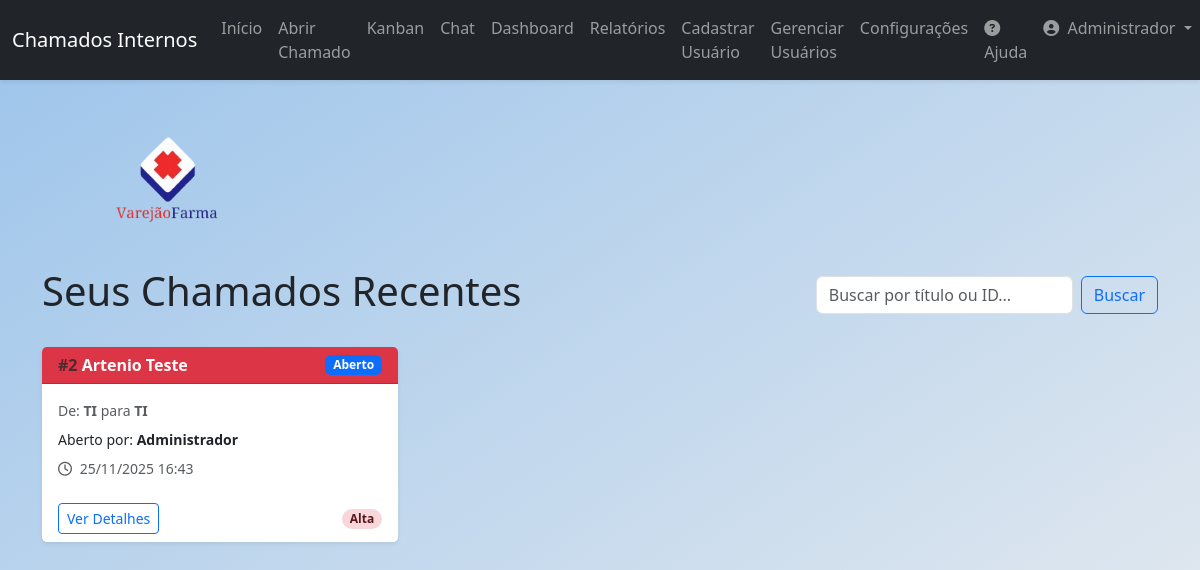
Screenshot of /home (signed in) with the database file from the repository.
### app/models.py (models this page shows, shortened)
class User(db.Model, UserMixin):
    id = db.Column(db.Integer, primary_key=True)
    name = db.Column(db.String(100), nullable=False)
    email = db.Column(db.String(120), unique=True, nullable=False)
    sector = db.Column(db.String(50), nullable=False)
    password = db.Column(db.String(128), nullable=False)
    access_level = db.Column(db.String(20), nullable=False, default='colaborador')
    is_active = db.Column(db.Boolean, nullable=False, default=True)
    created_at = db.Column(db.DateTime, default=datetime.utcnow)
    tickets_created = db.relationship('Ticket', backref='author', lazy=True, foreign_keys='Ticket.user_id')
    tickets_assigned = db.relationship('Ticket', backref='assignee_user', lazy=True, foreign_keys='Ticket.assigned_to')
    comments = db.relationship('Comment', backref='comment_author', lazy=True)

class SystemSettings(db.Model):
    id = db.Column(db.Integer, primary_key=True)
    auto_close_days = db.Column(db.Integer, default=7)
    logo_filename = db.Column(db.String(100), nullable=True)

class Ticket(db.Model):
    id = db.Column(db.Integer, primary_key=True)
    title = db.Column(db.String(150), nullable=False)
    description = db.Column(db.Text, nullable=False)
    user_id = db.Column(db.Integer, db.ForeignKey('user.id'), nullable=False)
    origin_sector = db.Column(db.String(50), nullable=False)
    target_sector = db.Column(db.String(50), nullable=False)
    priority = db.Column(db.String(20), nullable=False, default='baixa')
    status = db.Column(db.String(20), nullable=False, default='Aberto')
    created_at = db.Column(db.DateTime, default=datetime.utcnow)
    updated_at = db.Column(db.DateTime, default=datetime.utcnow, onupdate=datetime.utcnow)
    closed_at = db.Column(db.DateTime, nullable=True, default=None)
    attachment_filename = db.Column(db.String(100), nullable=True)
    assigned_to = db.Column(db.Integer, db.ForeignKey('user.id'), nullable=True)
    comments = db.relationship('Comment', backref='ticket', lazy=True, cascade="all, delete-orphan")
    history = db.relationship('TicketHistory', backref='ticket', lazy=True, cascade="all, delete-orphan")

### app/routes.py (the view)
@main.route('/')
@main.route('/home')
@login_required
def home():
    session.pop('last_check_time', None)
    query_param = request.args.get('q', '', type=str)
    if current_user.access_level == 'administrador':
        base_query = Ticket.query
    elif current_user.access_level == 'tecnico':
        base_query = Ticket.query.filter(or_(Ticket.target_sector == current_user.sector, Ticket.origin_sector == current_user.sector, Ticket.assigned_to == current_user.id))
    else:
        base_query = Ticket.query.filter_by(user_id=current_user.id)
    if query_param:
        search_term = f"%{query_param}%"
        base_query = base_query.filter(or_(Ticket.title.ilike(search_term), cast(Ticket.id, String).ilike(search_term)))
    else:
        base_query = base_query.filter(not_(Ticket.status.in_(['Resolvido', 'Fechado'])))
    tickets = base_query.order_by(Ticket.created_at.desc()).all()
    return render_template('index.html', title='Início', tickets=tickets)

### app/__init__.py (called while the page is built)
def format_datetime_local(value, format='%d/%m/%Y %H:%M'):
    if value is None:
        return ""
    utc_tz = pytz.utc
    local_tz = pytz.timezone('America/Sao_Paulo') # Você pode mudar para seu fuso horário
    utc_dt = utc_tz.localize(value)
    local_dt = utc_dt.astimezone(local_tz)
    return local_dt.strftime(format)

@login_manager.user_loader
def load_user(user_id):
    from app.models import User
    return User.query.get(int(user_id))

### app/routes.py (called while the page is built)
@main.context_processor
def inject_system_settings():
    settings = SystemSettings.query.first()
    return dict(system_settings=settings)

### app/templates/index.html (shortened to what this page needs)
{% extends "base.html" %}
{% block content %}
<div class="row mt-4">
    <div class="col-12 mb-3">
        <img src="{% if system_settings and system_settings.logo_filename %}{{ url_for('static', filename='uploads/' + system_settings.logo_filename) }}{% else %}https://neosul.com.br/clientes/1/img/logo.png{% endif %}" alt="Logo" style="max-width: 250px; height: auto;">
    </div>
</div>
    <div class="d-flex flex-wrap justify-content-between align-items-center mb-4 gap-3">
        <h1>Seus Chamados Recentes</h1>
        <form method="GET" action="{{ url_for('main.home') }}" class="d-flex" style="min-width: 300px;">
            <input class="form-control me-2" type="search" name="q" placeholder="Buscar por título ou ID..." value="{{ request.args.get('q', '') }}" aria-label="Buscar">
            <button class="btn btn-outline-primary" type="submit">Buscar</button>
        </form>
    </div>
    {% if tickets %}
        <div class="row">
            {% for ticket in tickets %}
                <div class="col-lg-4 col-md-6 mb-4">
                    {% include 'components/ticket_card.html' %}
                </div>
            {% endfor %}
        </div>
    {% endif %}
{% endblock content %}

### app/templates/base.html (shortened to what this page needs)
<!DOCTYPE html>
<html lang="pt-br">
<head>
    <link href="https://cdn.jsdelivr.net/npm/bootstrap@5.3.3/dist/css/bootstrap.min.css" rel="stylesheet">
    <link rel="stylesheet" href="https://cdnjs.cloudflare.com/ajax/libs/font-awesome/6.5.2/css/all.min.css" />
    <link rel="stylesheet" href="{{ url_for('static', filename='css/style.css') }}">
</head>
<body class="bg-light">
    {% include 'components/navbar.html' %}
    <main role="main" class="container mt-4">
        {% block content %}{% endblock %}
    </main>
</body>
</html>

### app/templates/components/navbar.html (shortened to what this page needs)
<nav class="navbar navbar-expand-lg navbar-dark bg-dark shadow-sm">
    <div class="container-fluid">
        <a class="navbar-brand" href="{{ url_for('main.home') }}">Chamados Internos</a>
        <div class="collapse navbar-collapse" id="navbarNav">
            <ul class="navbar-nav me-auto mb-2 mb-lg-0">
                {% if current_user.is_authenticated %}
                    <li class="nav-item">
                        <a class="nav-link" href="{{ url_for('main.home') }}">Início</a>
                    </li>
                    <li class="nav-item">
                        <a class="nav-link" href="{{ url_for('main.create_ticket') }}">Abrir Chamado</a>
                    </li>
                    <li class="nav-item">
                        <a class="nav-link" href="{{ url_for('main.tickets_kanban') }}">Kanban</a>
                    </li>
                    <li class="nav-item">
                        <a id="nav-chat-link" class="nav-link position-relative" href="{{ url_for('main.chat_users') }}">
                            Chat
                        </a>
                    </li>
                    {% if current_user.access_level in ['tecnico', 'administrador'] %}
                        <li class="nav-item">
                            <a class="nav-link" href="{{ url_for('main.dashboard') }}">Dashboard</a>
                        </li>
                        <li class="nav-item">
                            <a class="nav-link" href="{{ url_for('main.reports') }}">Relatórios</a>
                        </li>
                    {% endif %}
                    {% if current_user.access_level == 'administrador' %}
                        <li class="nav-item">
                            <a class="nav-link" href="{{ url_for('main.register') }}">Cadastrar Usuário</a>
                        </li>
                        <li class="nav-item">
                            <a class="nav-link" href="{{ url_for('main.user_management') }}">Gerenciar Usuários</a>
                        </li>
                        <li class="nav-item">
                            <a class="nav-link" href="{{ url_for('main.settings') }}">Configurações</a>
                        </li>
                    {% endif %}
                {% endif %}
            </ul>
            <ul class="navbar-nav ms-auto mb-2 mb-lg-0">
                {% if current_user.is_authenticated %}
                    <li class="nav-item">
                        <a class="nav-link" href="{{ url_for('main.help') }}"><i class="fas fa-question-circle me-1"></i>Ajuda</a>
                    </li>
                    <li class="nav-item dropdown">
                        <a class="nav-link dropdown-toggle" href="#" id="navbarDropdown" role="button" data-bs-toggle="dropdown" aria-expanded="false">
                            <i class="fas fa-user-circle me-1"></i> {{ current_user.name }}
                        </a>
                    </li>
                {% else %}
                    <li class="nav-item">
                        <a class="nav-link" href="{{ url_for('main.login') }}">Login</a>
                    </li>
                {% endif %}
            </ul>
        </div>
    </div>
</nav>

### app/templates/components/ticket_card.html (shortened to what this page needs)
<div class="card shadow-sm h-100">
    <div class="card-header d-flex justify-content-between align-items-center
        {% if ticket.priority == 'alta' %} bg-danger text-white
        {% elif ticket.priority == 'media' %} bg-warning text-dark
        {% else %} bg-light border-info
        {% endif %}">
        <h6 class="mb-0 fw-bold">
            <span class="text-muted">#{{ ticket.id }}</span> {{ ticket.title }}
        </h6>
        <span class="badge
            {% if ticket.status == 'Aberto' %} bg-primary
            {% elif ticket.status == 'Em Atendimento' %} bg-dark
            {% elif ticket.status == 'Resolvido' %} bg-success
            {% else %} bg-secondary
            {% endif %}">
            {{ ticket.status }}
        </span>
    </div>
    <div class="card-body">
        <p class="card-text text-muted small mb-2">
            De: <strong>{{ ticket.origin_sector }}</strong> para <strong>{{ ticket.target_sector }}</strong>
        </p>
        <p class="card-text small mb-2">
            Aberto por: <strong>{{ ticket.author.name }}</strong>
        </p>
        <p class="card-text small text-muted">
        <i class="far fa-clock me-1"></i> {{ ticket.created_at | localdatetime }}
        </p>
    </div>
    <div class="card-footer bg-white border-top-0 d-flex justify-content-between align-items-center">
        <a href="{{ url_for('main.view_ticket', ticket_id=ticket.id) }}" class="btn btn-sm btn-outline-primary">Ver Detalhes</a>
        {% if ticket.priority == 'alta' %}
            <span class="badge bg-danger-subtle text-danger-emphasis rounded-pill">Alta</span>
        {% elif ticket.priority == 'media' %}
            <span class="badge bg-warning-subtle text-warning-emphasis rounded-pill">Média</span>
        {% else %}
            <span class="badge bg-info-subtle text-info-emphasis rounded-pill">Baixa</span>
        {% endif %}
    </div>
</div>

### app/static/css/style.css (style rules this page uses)
body { background: linear-gradient(to bottom right, #9cc4eb, #e9ecef); background-attachment: fixed; }
.card { border: none; box-shadow: 0 4px 8px rgba(0,0,0,0.05); }

### rows the page displays
User: name "Administrador"
SystemSettings: logo_filename (picture)
Ticket: id "2", title "Artenio Teste", status "Aberto", origin_sector "TI", target_sector "TI", author.name "Administrador", created_at|localdatetime "25/11/2025 16:43", priority "Alta"
